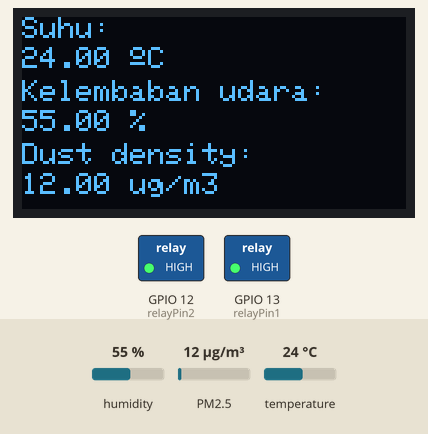
Simulated run of this sketch. Board: ESP32. Shown: 128×64 one-colour display, switched loads named in the sketch (green lamp = pin HIGH). The inputs (shaded band) are chosen by the test bench; at power-on: humidity 55 %, PM2.5 12 µg/m³, temperature 24 °C.

Above: at 3.6 s.
3.7 s: humidity set to 22 %
At 6.2 s:
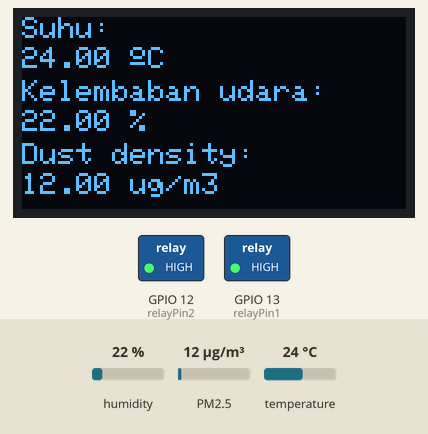
6.6 s: PM2.5 set to 6 µg/m³
At 8.3 s:
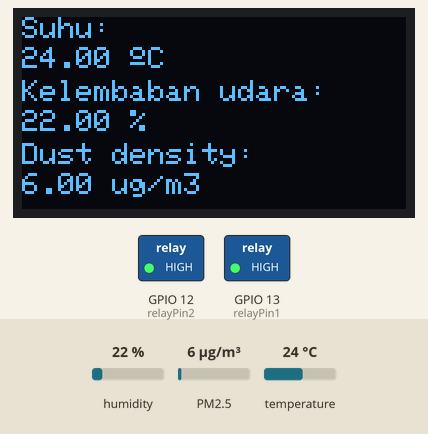
8.6 s: temperature set to 12 °C
At 9.8 s:
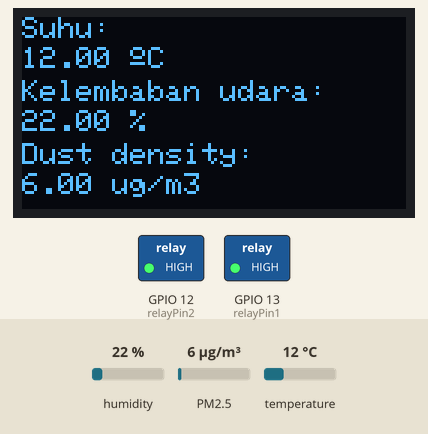
10.7 s: PM2.5 set to 75 µg/m³
At 12.2 s:
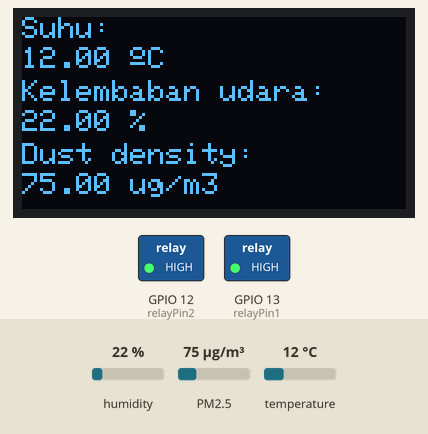
12.7 s: humidity set to 40 %
At 14.5 s:
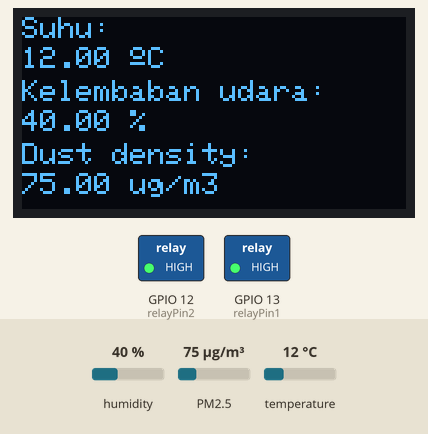
14.8 s: PM2.5 set to 150 µg/m³
At 15.9 s:
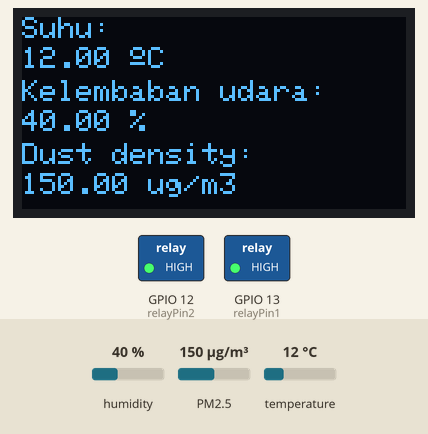
Timing chart, 0 to 17.8 s (numbered marks = the images above; inputs shaded):
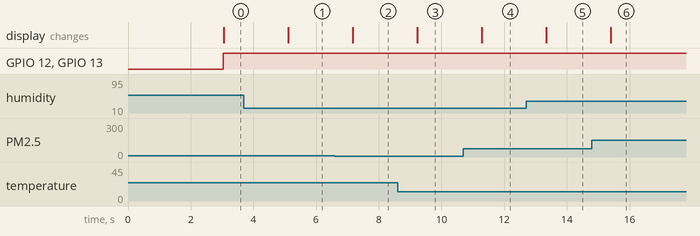

The sketch:

ESP32_oled_dht_temperature_debu.ino
```cpp
/*********
  Rui Santos
  Complete project details at https://randomnerdtutorials.com
*********/

#include <Wire.h>
#include <Adafruit_GFX.h>
#include <Adafruit_SSD1306.h>
#include <Adafruit_Sensor.h>
#include <DHT.h>
#include <GP2YDustSensor.h>

const uint8_t SHARP_LED_PIN = 25;   // Sharp Dust/particle sensor Led Pin
const uint8_t SHARP_VO_PIN = 34;    // Sharp Dust/particle analog out pin used for reading

GP2YDustSensor dustSensor(GP2YDustSensorType::GP2Y1014AU0F, SHARP_LED_PIN, SHARP_VO_PIN);

#define SCREEN_WIDTH 128  // OLED display width, in pixels
#define SCREEN_HEIGHT 64  // OLED display height, in pixels

// Declaration for an SSD1306 display connected to I2C (SDA, SCL pins)
Adafruit_SSD1306 display(SCREEN_WIDTH, SCREEN_HEIGHT, &Wire, -1);

#define DHTPIN 15  // Digital pin connected to the DHT sensor

// Uncomment the type of sensor in use:
//#define DHTTYPE    DHT11     // DHT 11
#define DHTTYPE DHT22  // DHT 22 (AM2302)
//#define DHTTYPE    DHT21     // DHT 21 (AM2301)

int relayPin1 = 13;
int relayPin2 = 12;

DHT dht(DHTPIN, DHTTYPE);

void setup() {
  Serial.begin(115200);
  pinMode(relayPin1, OUTPUT); // Set relay as an output
  pinMode(relayPin2, OUTPUT); // Set relay as an output

  dht.begin();
  dustSensor.begin();

  if (!display.begin(SSD1306_SWITCHCAPVCC, 0x3C)) {
    Serial.println(F("SSD1306 allocation failed"));
    for (;;)
      ;
  }
  delay(2000);
  display.clearDisplay();
  display.setTextColor(WHITE);
}

void loop() {
  delay(1000);

  //read temperature and humidity
  float t = dht.readTemperature();
  float h = dht.readHumidity();

  if (isnan(h) || isnan(t)) {
    Serial.println("Failed to read from DHT sensor!");
  }

  if (dustSensor.getDustDensity() < 1000) {
    // code to execute if condition is true
    digitalWrite(relayPin1, HIGH); // Tu
    digitalWrite(relayPin2, HIGH); // Tu
  } else {
    // code to execute if condition is false
    digitalWrite(relayPin1, LOW); // Tu
    digitalWrite(relayPin2, LOW); // Tu
  }

  // clear display
  display.clearDisplay();

  // display temperature
  display.setTextSize(1);
  display.setCursor(0, 0);
  display.print("Suhu: ");
  display.setTextSize(1);
  display.setCursor(0, 10);
  display.print(t);
  display.print(" ");
  display.setTextSize(1);
  display.cp437(true);
  display.write(167);
  display.setTextSize(1);
  display.print("C");

  // display humidity DHT22
  display.setTextSize(1);
  display.setCursor(0, 21);
  display.print("Kelembaban udara: ");
  display.setTextSize(1);
  display.setCursor(0, 31);
  display.print(h);
  display.print(" %");

  // display humidity Soil
  display.setTextSize(1);
  display.setCursor(0, 42);
  display.print("Dust density: ");
  display.setTextSize(1);
  display.setCursor(0, 52);
  display.print(dustSensor.getDustDensity());
  display.print(" ug/m3");

  display.display();
}
```

Measured:
- after the input at 3.7 s, the display: changes after 1.4 s (image 1)
- after the input at 6.6 s, the display: changes after 0.57 s (image 2)
- after the input at 8.6 s, the display: changes after 0.63 s (image 3)
- after the input at 10.7 s, the display: changes after 0.59 s (image 4)
- after the input at 12.7 s, the display: changes after 0.65 s (image 5)
- after the input at 14.8 s, the display: changes after 0.60 s (image 6)
